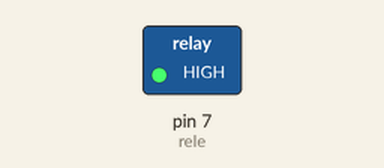
Bench run of a sketch on a simulated Arduino Uno, built with avr-gcc and run on an emulated ATmega328P. Parts: switched loads named in the sketch (green lamp = pin HIGH).

Above: at 1.0 s.
At 3.0 s:
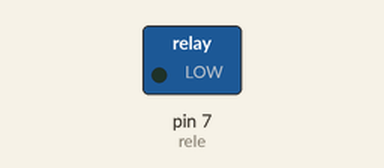
Timing chart, 0 to 5.2 s (numbered marks = the images above):
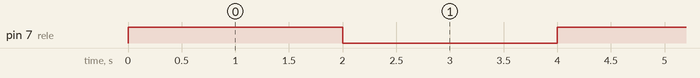

Measured:
- by itself, pin 7 (rele): alternates HIGH for 2.0 s and LOW for 2.0 s

The sketch:

Motor_rele.ino
```cpp
int rele = 7;

void setup() {
  pinMode(rele, OUTPUT);

}

void loop() {
  digitalWrite(rele, HIGH);
  delay(2000);

  digitalWrite(rele, LOW);
  delay(2000);
}
```
